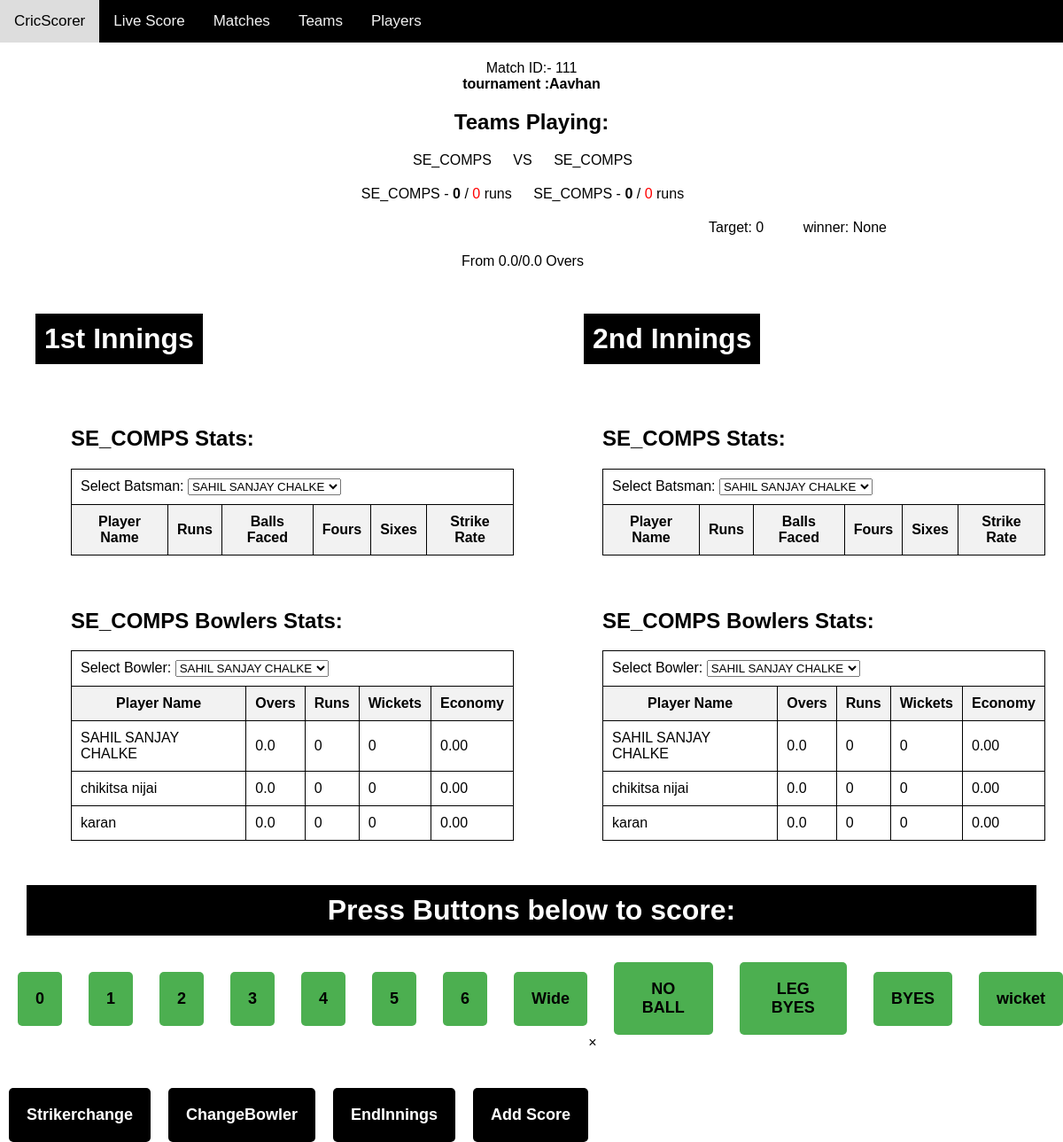
/scoring/111/, run on an earlier commit of the app's database.
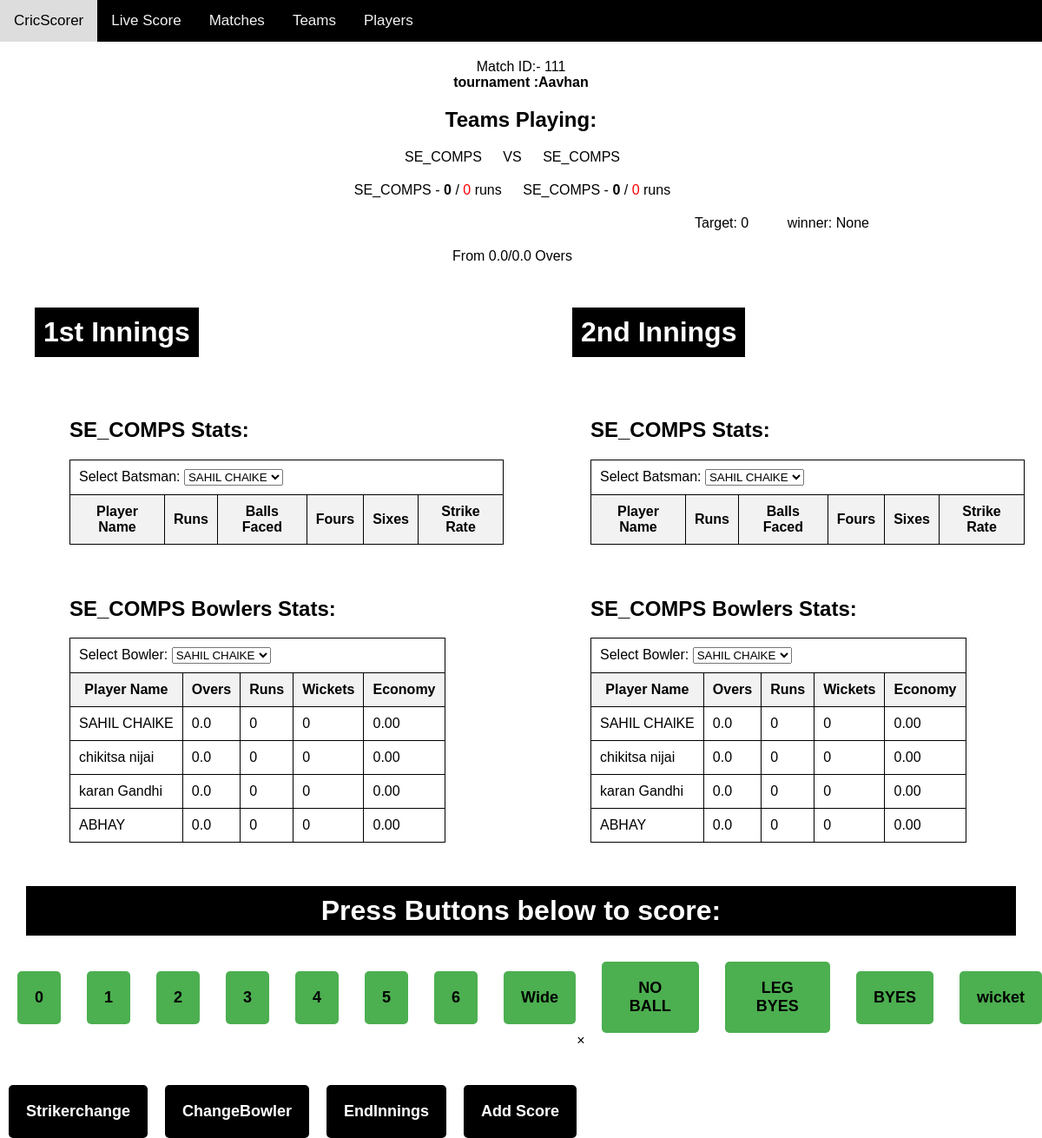
And on a later commit of the database.
### scoring/models.py (models this page shows, shortened)
class Player(models.Model):
    name = models.CharField(max_length=100)
    team = models.ForeignKey(Team, on_delete=models.CASCADE)
    captain = models.BooleanField(default=False)
    class Meta:
        unique_together = ('name', 'team',)

### scoring/views.py (the view)
# urls.py: path('', include('scoring.urls')),
def scoring(request, match_id):
    request.session['clear_storage'] = True
    match = get_object_or_404(Makematch, id=match_id)
    tournaments = Tournament.objects.all()
    team_a = match.team_1
    team_b = match.team_2
    team_a_batters = Player.objects.filter(team=team_a)
    team_b_batters = Player.objects.filter(team=team_b)
    team_a_bowlers = Player.objects.filter(team=team_a)
    team_b_bowlers = Player.objects.filter(team=team_b)
    tournaments = match.tournament_name
    teams = Team.objects.all()
    context = {'tournaments': tournaments,
               'team_a': team_a,
               'team_b': team_b,
               'match': match,
               'team_a_batters': team_a_batters,
               'team_b_batters': team_b_batters,
               'team_a_bowlers': team_a_bowlers,
               'team_b_bowlers': team_b_bowlers,
               'tournaments': tournaments,
               }
    return render(request, 'scoring/Scoring.html', context)

### scoring/models.py (called while the page is built)
    def __str__(self):
        return self.name

    def __str__(self):
        return self.name

### scoring/templates/scoring/Scoring.html (shortened to what the changed rows need)
{% load static %}
<!DOCTYPE html>
<html>
  <head>
    <link
      rel="stylesheet"
      type="text/css"
      href="{% static 'scoring/scoring.css' %}"
    />
  </head>
  <body>
    <div id="teams">
      <h2>Teams Playing:</h2>
    </div>
<div style="display: flex;">
  <h1 style="margin-right: 50vh; margin-left: 5vh;">1st Innings</h1>
  <h1>2nd Innings</h1>
</div>
<div class="container">
  <div id="batters-container-a" class="batters-container" >
    <h2>{{team_a}} Stats:</h2>
    <table>
      <tr>
        <td colspan="6">
          <label for="batsman-select">Select Batsman:</label>
          <select name="batsman-select-a" id="batsman-select-a">
            {% for batter in team_a_batters %}
            <option value="{{ batter.name }}">{{ batter.name }}</option>
            {% endfor %}
          </select>
        </td>
      </tr>
      <tr>
        <th>Player Name</th>
        <th>Runs</th>
        <th>Balls Faced</th>
        <th>Fours</th>
        <th>Sixes</th>
        <th>Strike Rate</th>
      </tr>
    </table>
  </div>
      <div id="batters-container-b"  class="batters-container">
        <h2>{{team_b}} Stats:</h2>
        <table>
          <tr>
            <td colspan="6">
              <label for="batsman-select">Select Batsman:</label>
              <select name="batsman-select-b" id="batsman-select-b">
                {% for batter in team_b_batters %}
                <option value="{{ batter.name }}">{{ batter.name }}</option>
                {% endfor %}
              </select>
            </td>
          </tr>
          <tr>
            <th>Player Name</th>
            <th>Runs</th>
            <th>Balls Faced</th>
            <th>Fours</th>
            <th>Sixes</th>
            <th>Strike Rate</th>
          </tr>
        </table>
    </div>
    <div id="bowlers-container-b"  class="batters-container">
      <h2>{{team_b}} Bowlers Stats:</h2>
      <table>
        <tr>
          <td colspan="6">
            <label for="bowler-select">Select Bowler:</label>
            <select name="bowler-select-a" id="bowler-select-a">
              {% for bowler in team_b_bowlers %}
              <option value="{{ bowler.name }}">{{ bowler.name }}</option>
              {% endfor %}
            </select>
          </td>
        </tr>
        <tr>
          <th>Player Name</th>
          <th>Overs</th>
          <th>Runs</th>
          <th>Wickets</th>
          <th>Economy</th>
        </tr>
        <tbody>
          {% for bowler in team_b_bowlers %}
          <tr class="bowler-row" data-bowler-name="{{ bowler.name }}">
            <td>{{ bowler.name }}</td>
            <td class="bowler-overs">0.0</td>
            <td class="bowler-runs">0</td>
            <td class="bowler-wickets">0</td>
            <td class="bowler-economy">0.00</td>
          </tr>
          {% endfor %}
        </tbody>
      </table>
  </div>
  <div id="batters-container-b'"  class="batters-container">
    <h2>{{team_a}} Bowlers Stats:</h2>
    <table>
      <tr>
        <td colspan="6">
          <label for="bowler-select">Select Bowler:</label>
          <select name="bowler-select-b" id="bowler-select-b">
            {% for bowler in team_a_bowlers %}
            <option value="{{ bowler.name }}">{{ bowler.name }}</option>
            {% endfor %}
          </select>
        </td>
      </tr>
      <tr>
        <th>Player Name</th>
        <th>Overs</th>
        <th>Runs</th>
        <th>Wickets</th>
        <th>Economy</th>
      </tr>
      <tbody>
        {% for bowler in team_a_bowlers %}
        <tr class="bowler-row-b" data-bowler-name="{{ bowler.name }}">
          <td>{{ bowler.name }}</td>
          <td class="bowler-overs">0.0</td>
          <td class="bowler-runs">0</td>
          <td class="bowler-wickets">0</td>
          <td class="bowler-economy">0.00</td>
        </tr>
        {% endfor %}
      </tbody>
    </table>
</div>
    <div>
      <h1>Press Buttons below to score:</h1>
    </div>
  </body>
</html>

What changed in the data, as far as the page shows it:
changed Player: name "SAHIL SANJAY CHALKE" → "SAHIL CHAlKE"
changed Player: name "karan" → "karan Gandhi"
added Player: name "ABHAY"
Also different on the page:
form field batsman-select-a: "SAHIL SANJAY CHALKE" → "SAHIL CHAlKE"
form field batsman-select-b: "SAHIL SANJAY CHALKE" → "SAHIL CHAlKE"
form field bowler-select-a: "SAHIL SANJAY CHALKE" → "SAHIL CHAlKE"
form field bowler-select-b: "SAHIL SANJAY CHALKE" → "SAHIL CHAlKE"
